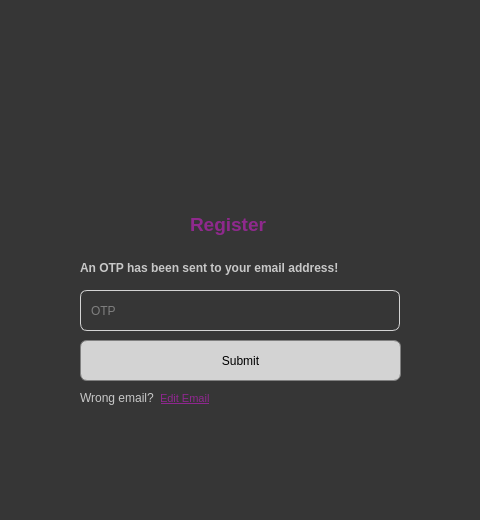
<?xml version="1.0" encoding="UTF-8"?>
<ui version="4.0">
 <class>Dialog</class>
 <widget class="QDialog" name="Dialog">
  <property name="geometry">
   <rect>
    <x>0</x>
    <y>0</y>
    <width>480</width>
    <height>520</height>
   </rect>
  </property>
  <property name="windowTitle">
   <string>Dialog</string>
  </property>
  <property name="styleSheet">
   <string notr="true">background-color: rgb(54, 54, 54);</string>
  </property>
  <widget class="QLabel" name="label">
   <property name="geometry">
    <rect>
     <x>40</x>
     <y>100</y>
     <width>400</width>
     <height>100</height>
    </rect>
   </property>
   <property name="text">
    <string/>
   </property>
   <property name="pixmap">
    <pixmap>../../Downloads/lgo.png</pixmap>
   </property>
  </widget>
  <widget class="QLineEdit" name="OTP">
   <property name="geometry">
    <rect>
     <x>80</x>
     <y>290</y>
     <width>320</width>
     <height>41</height>
    </rect>
   </property>
   <property name="styleSheet">
    <string notr="true">QLineEdit {
    border: 1px solid lightgray;
	color: rgb(200, 200, 200);
    border-top-left-radius: 7px;
    border-bottom-left-radius: 7px;
	border-top-right-radius: 7px;
    border-bottom-right-radius: 7px;
    /* Other corners will be sharp by default or implicitly 0 if not set */
	padding: 8px; /* Adds 5 pixels of padding on all sides */
}</string>
   </property>
   <property name="placeholderText">
    <string>OTP</string>
   </property>
  </widget>
  <widget class="QPushButton" name="SubmitRegisterOTP">
   <property name="geometry">
    <rect>
     <x>80</x>
     <y>340</y>
     <width>321</width>
     <height>41</height>
    </rect>
   </property>
   <property name="styleSheet">
    <string notr="true">QPushButton {
    background-color: lightgray; /* Apply background color to the button */
    border: 1px solid gray;      /* Always good to define a border when using border-radius */
    border-top-left-radius: 7px;
    border-bottom-left-radius: 7px;
    border-top-right-radius: 7px;
    border-bottom-right-radius: 7px;
}

QPushButton#Login:hover {
    color: #0056b3;              /* Darker blue on hover */
    text-decoration: underline;  /* Ensure underline stays on hover */
}</string>
   </property>
   <property name="text">
    <string>Submit</string>
   </property>
  </widget>
  <widget class="QPushButton" name="editEmail">
   <property name="geometry">
    <rect>
     <x>160</x>
     <y>390</y>
     <width>61</width>
     <height>16</height>
    </rect>
   </property>
   <property name="styleSheet">
    <string notr="true">QPushButton#editEmail {
    background-color: transparent; /* Keep this */
    border: none;                /* Keep this */
    color: rgb(144, 39, 144);
    text-decoration: underline;
    font-size: 8pt;
    text-align: left;
    /* This next line is often the magic bullet for stubborn backgrounds */
    qproperty-flat: true; /* This explicitly sets the flat property via stylesheet */
}

QPushButton#editEmail:hover {
    color: #0056b3;
    text-decoration: underline;
}</string>
   </property>
   <property name="text">
    <string>Edit Email</string>
   </property>
  </widget>
  <widget class="QLabel" name="label_2">
   <property name="geometry">
    <rect>
     <x>80</x>
     <y>390</y>
     <width>81</width>
     <height>16</height>
    </rect>
   </property>
   <property name="styleSheet">
    <string notr="true">color: rgb(200, 200, 200);</string>
   </property>
   <property name="text">
    <string>Wrong email?</string>
   </property>
  </widget>
  <widget class="QLabel" name="label_3">
   <property name="geometry">
    <rect>
     <x>190</x>
     <y>210</y>
     <width>100</width>
     <height>30</height>
    </rect>
   </property>
   <property name="text">
    <string>&lt;html&gt;&lt;head/&gt;&lt;body&gt;&lt;p&gt;&lt;span style=&quot; font-size:14pt; font-weight:600; color:#8f298d;&quot;&gt;Register&lt;/span&gt;&lt;/p&gt;&lt;/body&gt;&lt;/html&gt;</string>
   </property>
  </widget>
  <widget class="QLabel" name="label_4">
   <property name="geometry">
    <rect>
     <x>80</x>
     <y>260</y>
     <width>301</width>
     <height>16</height>
    </rect>
   </property>
   <property name="styleSheet">
    <string notr="true">color: rgb(200, 200, 200);</string>
   </property>
   <property name="text">
    <string>&lt;html&gt;&lt;head/&gt;&lt;body&gt;&lt;p&gt;&lt;span style=&quot; font-weight:600;&quot;&gt;An OTP has been sent to your email address!&lt;/span&gt;&lt;/p&gt;&lt;/body&gt;&lt;/html&gt;</string>
   </property>
  </widget>
  <widget class="QLabel" name="ErrorRegistOTP">
   <property name="geometry">
    <rect>
     <x>80</x>
     <y>420</y>
     <width>175</width>
     <height>17</height>
    </rect>
   </property>
   <property name="styleSheet">
    <string notr="true">color: rgb(255, 0, 4);
 font-size: 8pt;</string>
   </property>
   <property name="text">
    <string>&lt;html&gt;&lt;head/&gt;&lt;body&gt;&lt;p&gt;&lt;br/&gt;&lt;/p&gt;&lt;/body&gt;&lt;/html&gt;</string>
   </property>
  </widget>
 </widget>
 <resources/>
 <connections/>
</ui>
